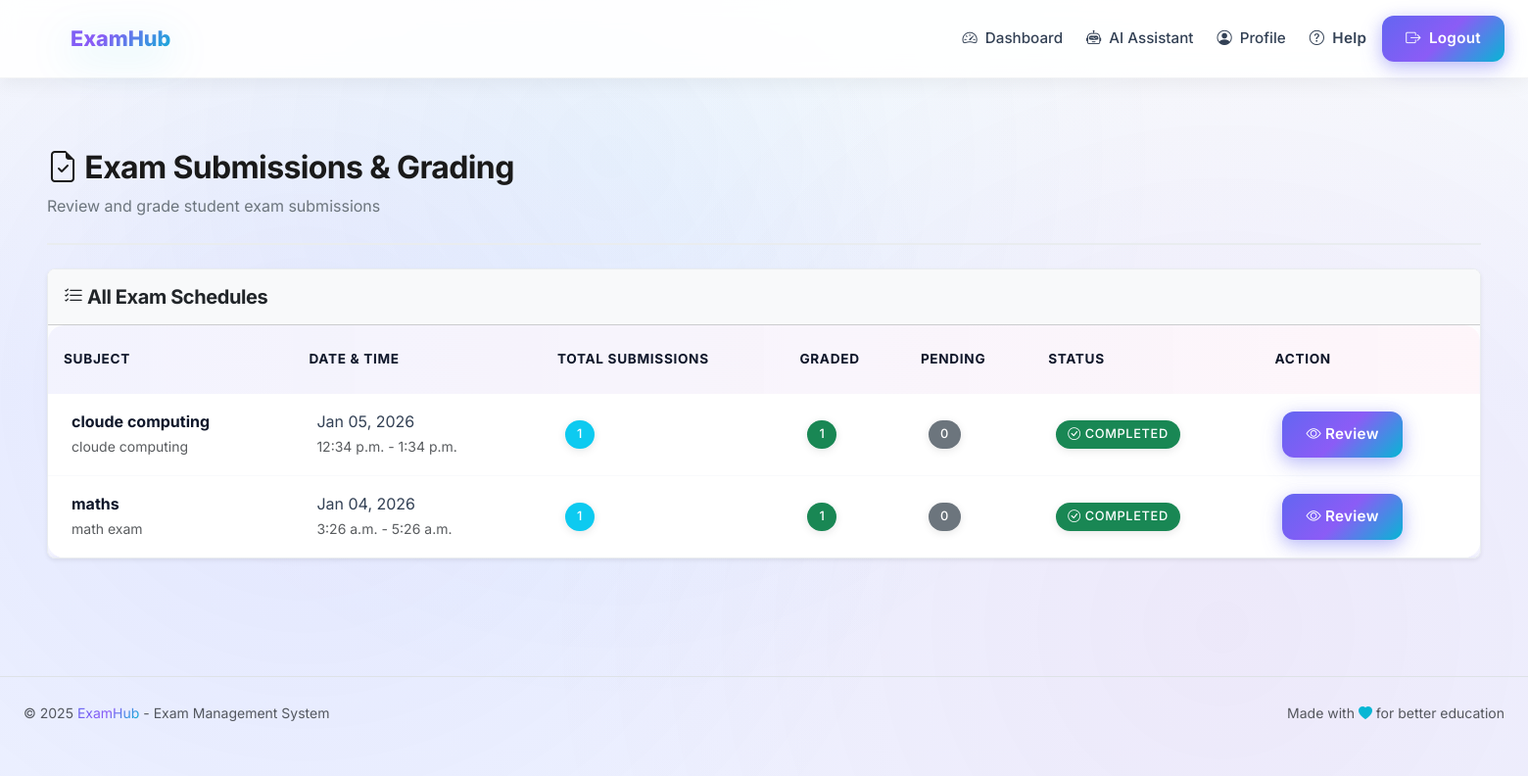
The app's page /exams/admin/submissions/ (signed in) with its own data.
### apps/exams/models.py (models this page shows, shortened)
class ExamSchedule(models.Model):
    STATUS_CHOICES = (
        ('draft', 'Draft'),
        ('published', 'Published'),
        ('ongoing', 'Ongoing'),
        ('completed', 'Completed'),
    )
    question_paper = models.ForeignKey(
        QuestionPaper,
        on_delete=models.CASCADE,
        related_name='schedules'
    )
    scheduled_date = models.DateField(db_index=True)
    start_time = models.TimeField()
    end_time = models.TimeField()
    assigned_students = models.ManyToManyField(
        StudentProfile,
        related_name='exam_schedules'
    )
    status = models.CharField(
        max_length=20,
        choices=STATUS_CHOICES,
        default='draft'
    )
    created_at = models.DateTimeField(auto_now_add=True)
    updated_at = models.DateTimeField(auto_now=True)
    class Meta:
        ordering = ['scheduled_date', 'start_time']
        indexes = [
            models.Index(fields=['scheduled_date', 'status']),
        ]

class QuestionPaper(models.Model):
    title = models.CharField(max_length=300)
    subject = models.ForeignKey(
        Subject,
        on_delete=models.CASCADE,
        related_name='question_papers'
    )
    questions = models.ManyToManyField(Question, related_name='papers')
    total_marks = models.IntegerField(default=100)
    duration_minutes = models.IntegerField(
        validators=[MinValueValidator(15), MaxValueValidator(480)]
    )
    passing_marks = models.IntegerField(
        validators=[MinValueValidator(0), MaxValueValidator(100)]
    )
    instructions = models.TextField(blank=True, help_text="Exam instructions for students")
    created_by = models.ForeignKey(
        User,
        on_delete=models.SET_NULL,
        null=True,
        related_name='created_papers'
    )
    created_at = models.DateTimeField(auto_now_add=True)
    updated_at = models.DateTimeField(auto_now=True)
    class Meta:
        ordering = ['-created_at']
        indexes = [
            models.Index(fields=['subject']),
        ]

class Subject(models.Model):
    code = models.CharField(max_length=50, unique=True, db_index=True)
    name = models.CharField(max_length=200)
    description = models.TextField(blank=True)
    department = models.ForeignKey(
        Department,
        on_delete=models.CASCADE,
        related_name='subjects',
        null=True,
        blank=True
    )
    credits = models.IntegerField(
        validators=[MinValueValidator(1), MaxValueValidator(4)]
    )
    created_at = models.DateTimeField(auto_now_add=True)
    updated_at = models.DateTimeField(auto_now=True)
    class Meta:
        ordering = ['code']
        indexes = [
            models.Index(fields=['code']),
            models.Index(fields=['department']),
        ]

### apps/exams/views.py (the view)
# urls.py: path('submissions/', views.exam_submissions_list, name='submissions_list'),
@login_required
def exam_submissions_list(request):
    if not request.user.is_admin_user:
        messages.error(request, 'Access denied.')
        return redirect('dashboard')
    schedules = ExamSchedule.objects.select_related(
        'question_paper__subject'
    ).all().order_by('-scheduled_date')
    schedules_data = []
    for schedule in schedules:
        response_count = StudentExamResponse.objects.filter(
            exam_schedule=schedule
        ).values('student').distinct().count()
        result_count = StudentExamResult.objects.filter(
            exam_schedule=schedule
        ).count()
        schedules_data.append({
            'schedule': schedule,
            'total_responses': response_count,
            'graded_count': StudentExamResult.objects.filter(
                exam_schedule=schedule
            ).exclude(status='pending').count(),
            'pending_count': StudentExamResult.objects.filter(
                exam_schedule=schedule,
                status='pending'
            ).count(),
        })
    context = {
        'schedules_data': schedules_data,
    }
    return render(request, 'exams/admin/exam_submissions_list.html', context)

### apps/accounts/models.py (called while the page is built)
    @property
    def is_admin_user(self):
        return self.role == 'admin'

### templates/exams/admin/exam_submissions_list.html (shortened to what this page needs)
{% extends 'base.html' %}
{% load static %}
{% block content %}
<div class="container-fluid px-3 px-md-4 py-4">
    <div class="page-header mb-4">
        <div>
            <h1 class="page-title">
                <i class="bi bi-file-earmark-check"></i> Exam Submissions & Grading
            </h1>
            <p class="page-subtitle">Review and grade student exam submissions</p>
        </div>
    </div>
    <div class="card">
        <div class="card-header bg-light py-3">
            <h5 class="mb-0">
                <i class="bi bi-list-check"></i> All Exam Schedules
            </h5>
        </div>
        <div class="card-body p-0">
            {% if schedules_data %}
            <div class="table-responsive">
                <table class="table table-hover mb-0">
                    <thead class="table-light">
                        <tr>
                            <th>Subject</th>
                            <th>Date & Time</th>
                            <th>Total Submissions</th>
                            <th>Graded</th>
                            <th>Pending</th>
                            <th>Status</th>
                            <th>Action</th>
                        </tr>
                    </thead>
                    <tbody>
                        {% for item in schedules_data %}
                        <tr>
                            <td>
                                <strong>{{ item.schedule.question_paper.subject.name }}</strong>
                                <br>
                                <small class="text-muted">{{ item.schedule.question_paper.title }}</small>
                            </td>
                            <td>
                                <div>{{ item.schedule.scheduled_date|date:"M d, Y" }}</div>
                                <small class="text-muted">{{ item.schedule.start_time }} - {{ item.schedule.end_time }}</small>
                            </td>
                            <td>
                                <span class="badge bg-info">{{ item.total_responses }}</span>
                            </td>
                            <td>
                                <span class="badge bg-success">{{ item.graded_count }}</span>
                            </td>
                            <td>
                                {% if item.pending_count > 0 %}
                                <span class="badge bg-warning text-dark">{{ item.pending_count }}</span>
                                {% else %}
                                <span class="badge bg-secondary">0</span>
                                {% endif %}
                            </td>
                            <td>
                                {% if item.pending_count > 0 %}
                                <span class="badge bg-warning text-dark">
                                    <i class="bi bi-clock"></i> Pending
                                </span>
                                {% else %}
                                <span class="badge bg-success">
                                    <i class="bi bi-check-circle"></i> Completed
                                </span>
                                {% endif %}
                            </td>
                            <td>
                                <a href="{% url 'exams:admin:submissions_detail' item.schedule.id %}" class="btn btn-sm btn-primary">
                                    <i class="bi bi-eye"></i> Review
                                </a>
                            </td>
                        </tr>
                        {% endfor %}
                    </tbody>
                </table>
            </div>
            {% else %}
            <div class="alert alert-info m-3">
                <i class="bi bi-info-circle"></i> No exam submissions yet.
            </div>
            {% endif %}
        </div>
    </div>
</div>
{% endblock %}

### templates/exams/admin/exam_submissions_list.html (style rules this page uses)
.page-header { border-bottom: 2px solid #e9ecef; padding-bottom: 1.5rem; }
.page-title { font-size: 2rem; font-weight: 700; color: #1a1a1a; margin-bottom: 0.5rem; }
.page-subtitle { font-size: 1rem; color: #6c757d; margin: 0; }
.card { border: 1px solid #e9ecef; border-radius: 0.5rem; box-shadow: 0 0.125rem 0.25rem rgba(0, 0, 0, 0.075); }
.badge { padding: 0.5rem 0.75rem; font-weight: 500; }

### records on screen
ExamSchedule: schedule.question_paper.subject.name "cloude computing", schedule.question_paper "cloude computing", schedule.scheduled_date "Jan 05, 2026", schedule.start_time "12:34 p.m.", schedule.end_time "1:34 p.m.", total_responses "1", graded_count "1"
ExamSchedule: schedule.question_paper.subject.name "maths", schedule.question_paper "math exam", schedule.scheduled_date "Jan 04, 2026", schedule.start_time "3:26 a.m.", schedule.end_time "5:26 a.m.", total_responses "1", graded_count "1"
